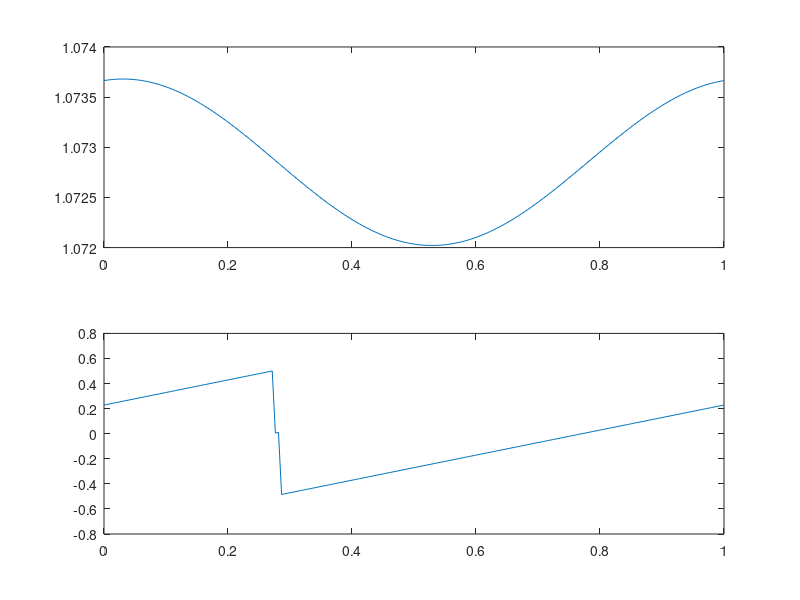

The MATLAB source for this figure:

Fs = 502;            % Sampling frequency                    
T = 1/Fs;             % Sampling period       
L = 1620;             % Length of signal
t = (0:L-1)*T; 

freqA = 50;
freqB = 70;

phaseA = 0.0;

nMeasurement = 200;

mPhaseA = [];
mPhaseB = [];

for phaseB = linspace(0,1,nMeasurement)



	S = 0.7*sin(2*pi*(freqA*t - phaseA)) + sin(2*pi*(freqB*t - phaseB));
	X = S;
	Y = fft(X);

	A2 = abs(Y/L);
	A1 = A2(1:L/2+1);
	A1(2:end-1) = 2*A1(2:end-1);

	P2 = unwrap(angle(Y/L)*2)/2;
	P1 = P2(1:L/2 + 1);

	f = Fs*(0:(L/2))/L;
	subplot(2,1,1);
	plot(f,A1);
	title('Single-Sided Amplitude Spectrum of X(t)')
	xlabel('f (Hz)')
	ylabel('|P1(f)|')
	subplot(2,1,2);
	stem(f(1:end),P1/2/pi);

	mPhaseA = [mPhaseA; P1(1+floor(1+50/(Fs/2)* L/2))/2/pi];
	mPhaseB = [mPhaseB; P1(1+floor(1+70/(Fs/2)* L/2))/2/pi];
	
end

clf;

subplot(2,1,1);
plot(linspace(0,1,nMeasurement),1-mPhaseA);

subplot(2,1,2);
plot(linspace(0,1,nMeasurement),-mPhaseB+mPhaseA);
